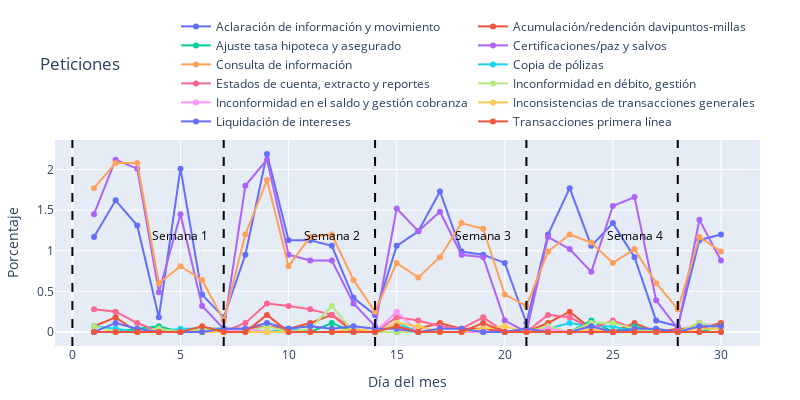

The cell this chart's notebook holds for it:
### Markdown cell above
### Peticiones

### Code cell
cat = "Peticiones"
fig = plot_line_weekday(df[df["category"] == cat], title=cat)
fig.write_image(PATH_FIGS.joinpath(f"{cat}_line_weekday.png"))
fig.show()

### Figure 1 — Plotly figure (JSON) as saved in the notebook; plotly's stock layout.template omitted (floating-point values rounded to 4 significant figures)
{"data": [{"mode": "lines+markers", "name": "Aclaración de información y movimiento", "type": "scatter", "x": [1, 2, 3, 4, 5, 6, 7, 8, 9, 10, 11, 12, 13, 14, 15, 16, 17, 18, 19, 20, 21, 22, 23, 24, 25, 26, 27, 28, 29, 30], "y": [1.17, 1.62, 1.31, 0.18, 2.01, 0.46, 0.18, 0.95, 2.19, 1.13, 1.13, 1.06, 0.42, 0.21, 1.06, 1.24, 1.73, 0.99, 0.95, 0.85, 0.11, 1.2, 1.77, 1.06, 1.34, 0.92, 0.14, 0.07, 1.13, 1.2]}, {"mode": "lines+markers", "name": "Acumulación/redención davipuntos-millas", "type": "scatter", "x": [1, 2, 3, 4, 5, 6, 7, 8, 9, 10, 11, 12, 13, 14, 15, 16, 17, 18, 19, 20, 21, 22, 23, 24, 25, 26, 27, 28, 29, 30], "y": [0.07, 0.18, 0, 0.04, 0, 0.04, 0.04, 0.04, 0.07, 0.04, 0.11, 0.21, 0, 0, 0, 0.04, 0.11, 0.04, 0.04, 0, 0, 0.11, 0.25, 0.04, 0, 0.11, 0, 0.04, 0.04, 0.11]}, {"mode": "lines+markers", "name": "Ajuste tasa hipoteca y asegurado", "type": "scatter", "x": [1, 2, 3, 4, 5, 6, 7, 8, 9, 10, 11, 12, 13, 14, 15, 16, 17, 18, 19, 20, 21, 22, 23, 24, 25, 26, 27, 28, 29, 30], "y": [0, 0, 0.04, 0.07, 0, 0, 0, 0.04, 0, 0, 0, 0.11, 0, 0, 0, 0, 0, 0, 0, 0, 0.04, 0, 0, 0.14, 0, 0.07, 0, 0, 0, 0.07]}, {"mode": "lines+markers", "name": "Certificaciones/paz y salvos", "type": "scatter", "x": [1, 2, 3, 4, 5, 6, 7, 8, 9, 10, 11, 12, 13, 14, 15, 16, 17, 18, 19, 20, 21, 22, 23, 24, 25, 26, 27, 28, 29, 30], "y": [1.45, 2.12, 2.01, 0.49, 1.45, 0.32, 0.04, 1.8, 2.12, 0.95, 0.88, 0.88, 0.35, 0.07, 1.52, 1.24, 1.48, 0.95, 0.92, 0.14, 0, 1.17, 1.02, 0.74, 1.55, 1.66, 0.39, 0.04, 1.38, 0.88]}, {"mode": "lines+markers", "name": "Consulta de información", "type": "scatter", "x": [1, 2, 3, 4, 5, 6, 7, 8, 9, 10, 11, 12, 13, 14, 15, 16, 17, 18, 19, 20, 21, 22, 23, 24, 25, 26, 27, 28, 29, 30], "y": [1.77, 2.08, 2.08, 0.6, 0.81, 0.64, 0.14, 1.2, 1.87, 0.81, 1.17, 1.2, 0.64, 0.25, 0.85, 0.67, 0.92, 1.34, 1.27, 0.46, 0.32, 0.99, 1.2, 1.1, 0.85, 1.02, 0.6, 0.28, 1.17, 0.99]}, {"mode": "lines+markers", "name": "Copia de pólizas", "type": "scatter", "x": [1, 2, 3, 4, 5, 6, 7, 8, 9, 10, 11, 12, 13, 14, 15, 16, 17, 18, 19, 20, 21, 22, 23, 24, 25, 26, 27, 28, 29, 30], "y": [0.07, 0.04, 0, 0, 0.04, 0.04, 0.04, 0.04, 0, 0.04, 0, 0, 0, 0, 0.11, 0, 0, 0, 0, 0, 0, 0.04, 0.11, 0.07, 0.07, 0, 0, 0, 0, 0]}, {"mode": "lines+markers", "name": "Estados de cuenta, extracto y reportes", "type": "scatter", "x": [1, 2, 3, 4, 5, 6, 7, 8, 9, 10, 11, 12, 13, 14, 15, 16, 17, 18, 19, 20, 21, 22, 23, 24, 25, 26, 27, 28, 29, 30], "y": [0.28, 0.25, 0.11, 0, 0, 0, 0, 0.11, 0.35, 0.32, 0.28, 0.21, 0.04, 0, 0.18, 0.14, 0.07, 0.04, 0.18, 0, 0, 0.21, 0.18, 0.04, 0.14, 0.04, 0, 0, 0.11, 0.04]}, {"mode": "lines+markers", "name": "Inconformidad en débito, gestión ", "type": "scatter", "x": [1, 2, 3, 4, 5, 6, 7, 8, 9, 10, 11, 12, 13, 14, 15, 16, 17, 18, 19, 20, 21, 22, 23, 24, 25, 26, 27, 28, 29, 30], "y": [0.07, 0, 0, 0.04, 0, 0.04, 0, 0, 0.07, 0, 0.04, 0.32, 0, 0, 0, 0, 0, 0, 0, 0, 0, 0.07, 0, 0.11, 0.11, 0.04, 0, 0, 0.11, 0.04]}, {"mode": "lines+markers", "name": "Inconformidad en el saldo y gestión cobranza", "type": "scatter", "x": [1, 2, 3, 4, 5, 6, 7, 8, 9, 10, 11, 12, 13, 14, 15, 16, 17, 18, 19, 20, 21, 22, 23, 24, 25, 26, 27, 28, 29, 30], "y": [0, 0, 0, 0, 0, 0, 0, 0.04, 0, 0, 0, 0, 0, 0, 0.25, 0, 0, 0, 0, 0, 0, 0.04, 0, 0, 0, 0, 0, 0, 0, 0]}, {"mode": "lines+markers", "name": "Inconsistencias de transacciones generales", "type": "scatter", "x": [1, 2, 3, 4, 5, 6, 7, 8, 9, 10, 11, 12, 13, 14, 15, 16, 17, 18, 19, 20, 21, 22, 23, 24, 25, 26, 27, 28, 29, 30], "y": [0, 0, 0, 0, 0, 0, 0, 0, 0, 0, 0, 0, 0.04, 0, 0.11, 0.07, 0, 0, 0.04, 0.07, 0, 0, 0, 0.04, 0, 0, 0, 0, 0.04, 0.04]}, {"mode": "lines+markers", "name": "Liquidación de intereses", "type": "scatter", "x": [1, 2, 3, 4, 5, 6, 7, 8, 9, 10, 11, 12, 13, 14, 15, 16, 17, 18, 19, 20, 21, 22, 23, 24, 25, 26, 27, 28, 29, 30], "y": [0, 0.11, 0.04, 0, 0, 0, 0.04, 0.04, 0.11, 0.04, 0.07, 0.04, 0.07, 0.04, 0.04, 0, 0.04, 0.04, 0, 0, 0.04, 0, 0, 0.07, 0, 0.04, 0.04, 0, 0.07, 0.07]}, {"mode": "lines+markers", "name": "Transacciones primera línea", "type": "scatter", "x": [1, 2, 3, 4, 5, 6, 7, 8, 9, 10, 11, 12, 13, 14, 15, 16, 17, 18, 19, 20, 21, 22, 23, 24, 25, 26, 27, 28, 29, 30], "y": [0, 0, 0, 0, 0, 0.07, 0, 0, 0.21, 0, 0, 0, 0, 0, 0.07, 0, 0, 0, 0.11, 0, 0, 0, 0, 0, 0, 0, 0, 0, 0, 0]}], "layout": {"annotations": [{"align": "center", "font": {"color": "black"}, "showarrow": false, "text": "Semana 1", "x": 5, "y": 1.19}, {"align": "center", "font": {"color": "black"}, "showarrow": false, "text": "Semana 2", "x": 12, "y": 1.19}, {"align": "center", "font": {"color": "black"}, "showarrow": false, "text": "Semana 3", "x": 19, "y": 1.19}, {"align": "center", "font": {"color": "black"}, "showarrow": false, "text": "Semana 4", "x": 26, "y": 1.19}], "height": 400, "legend": {"bgcolor": "rgba(255,255,255,0.5)", "orientation": "h", "title": {}, "x": 1, "xanchor": "right", "y": 1.02, "yanchor": "bottom"}, "margin": {"b": 40, "l": 40, "r": 40, "t": 40}, "shapes": [{"line": {"color": "black", "dash": "dash"}, "type": "line", "x0": 0, "x1": 0, "xref": "x", "y0": 0, "y1": 1, "yref": "y domain"}, {"line": {"color": "black", "dash": "dash"}, "type": "line", "x0": 7, "x1": 7, "xref": "x", "y0": 0, "y1": 1, "yref": "y domain"}, {"line": {"color": "black", "dash": "dash"}, "type": "line", "x0": 14, "x1": 14, "xref": "x", "y0": 0, "y1": 1, "yref": "y domain"}, {"line": {"color": "black", "dash": "dash"}, "type": "line", "x0": 21, "x1": 21, "xref": "x", "y0": 0, "y1": 1, "yref": "y domain"}, {"line": {"color": "black", "dash": "dash"}, "type": "line", "x0": 28, "x1": 28, "xref": "x", "y0": 0, "y1": 1, "yref": "y domain"}], "title": {"text": "Peticiones"}, "width": 800, "xaxis": {"title": {"text": "Día del mes"}}, "yaxis": {"title": {"text": "Porcentaje"}}}}
